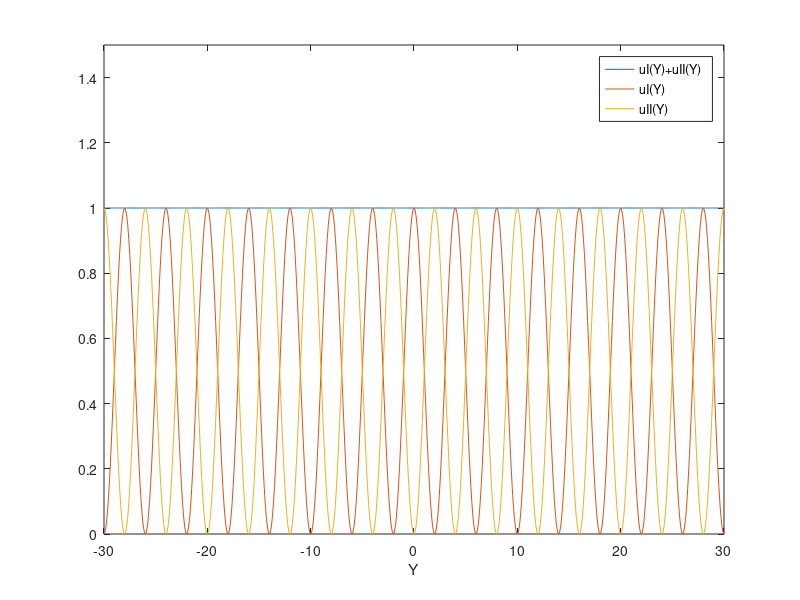

The MATLAB source for this figure:
% C5MICHSTS
% Michelson's Stellar Interferometer
% Diffraction angle Y/X, wavelength ?, angle to be determined is ?.
% Interferometer distance of Mirror M1 and M4 is h.

% In the real set-up we change h to go from fringe pattern to no fringe pattern. From the
% difference of these two values we calculate the angle ?.

% ?n this simulation we choose an angle ? and show that the fringe pattern
% changes for the two values of h we determine.
% Example h equal 100 and 95.
function C5MICHSTS;

Phi = 0.00005;
X = 4000;
Lamda = 0.0005;
d = 0.5;
h = 95;
Y= (-30:0.1:30);

uI = (cos(pi*d*(Y/(X*Lamda)))).^2;
uII = (cos(pi*((Y/X)*d-h*Phi)/Lamda)).^2;

%  This is an indication if there are fringes or not

figure(1);
plot(Y,uI+uII,Y,uI,Y,uII);
axis([-30 30 0 1.5]);                  % PLOTS LIMITS                    
xlabel('Y');
legend('uI(Y)+uII(Y)','uI(Y)','uII(Y)');
